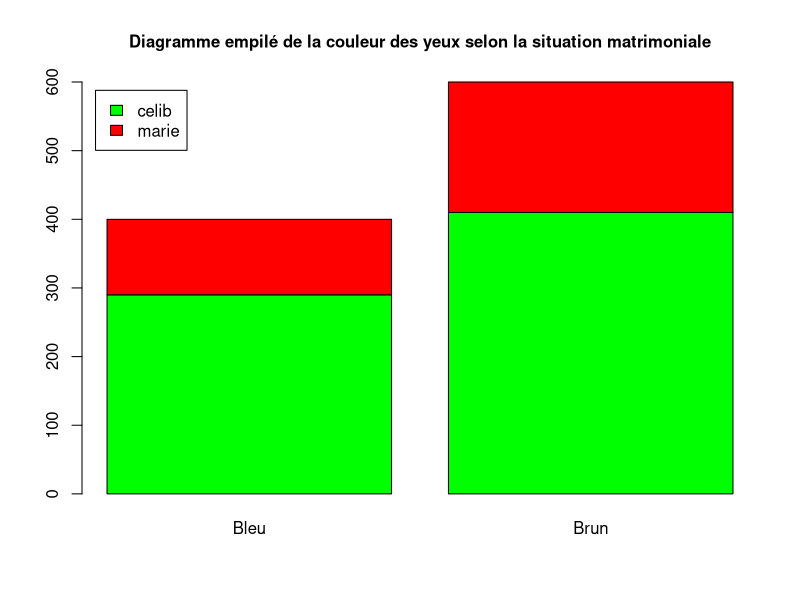
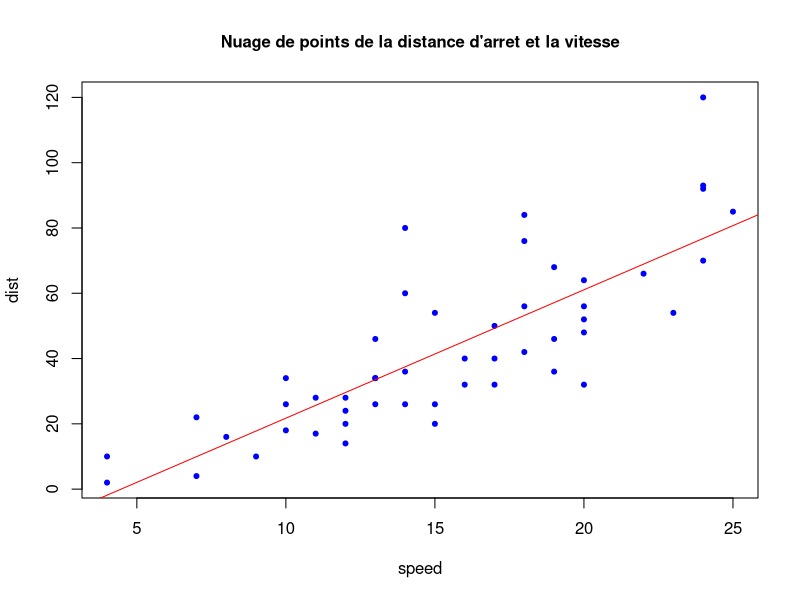

The R script that drew these images, in order:
## ---- chunk 1
library(knitr)
library(MASS)
## ---- chunk 2
data <- data.frame(BEPC = c(15,10,15,40), BAC = c(12,18,5,35), Licence
= c(3,4,8,15), Total = c(30,32,28,90))
rownames(data) <- c("Plus de 50 ans", "Entre 30 et 50 ans", "Moins de 30 ans", "Total")

kable(data,caption = "tableau de contingence de la classe d’âge croisé avec le diplôme") #1
## ---- chunk 3
#Tableau de contingence des fréquences
TCF = round(data/90,3)*100
kable(TCF,caption = "Tableau des fréquences croisées en pourcentage") #2
## ---- chunk 4
#profil ligne en pourcentage (derniere colonne que des 1)
PL = round(sweep(data, MARGIN=1,STATS = data[,4],FUN = "/")*100,2)
kable(PL,caption = "profils lignes en pourcentage") #3
## ---- chunk 5
#profil collone en fréquence (derniere ligne que des 1)

PC =round(sweep(data, MARGIN=2,STATS = t(data[4,]),FUN = "/")*100,2)
kable(PC,caption = "Profils collones en pourcentage") #4
## ---- chunk 6
chisq.test(data)
## ---- chunk 7
tableau <- matrix(c(290,410,110,190), ncol=2, byrow=TRUE)
colnames(tableau) <- c("Bleu","Brun")
rownames(tableau) <- c("Celib","Marie")
tableau <- as.table(tableau)


kable(tableau, caption = "Tableau de contingence de la Couleur des yeux et Etat matrimonial") #5
## ---- chunk 8

barplot(tableau, col = c("green","red"),  main = "Diagramme empilé de la couleur des yeux selon la situation matrimoniale", cex.main = 1)

legend("topleft", legend= c("celib","marie"), inset=.02,  fill=c("green","red"))
## ---- chunk 9
n <- margin.table(tableau) # effectif total

m1 <- margin.table(tableau,1) #lois marginale de l'état matrimonial

m2 <- margin.table(tableau,2) #lois marginale de la couleur des yeux

prop.table(tableau) #tableau de contingence en fréquence
## ---- chunk 10
kable(prop.table(tableau)*100, caption = "tableau de contingence en pourcentage") #6
## ---- chunk 11
#Tableau des effectifs tehorique 
tab0 <- as.array(m1) %*% t(as.array(m2))/n 
tab0 <- as.table(tab0)
kable(tab0,caption = "Tableau des effectifs tehorique") #7
## ---- chunk 12
summary(tableau)
## ---- chunk 13
summary(tab0)
## ---- chunk 14
tableau2 <- matrix(c(0,600,400,0), ncol=2, byrow=TRUE)
colnames(tableau2) <- c("Bleu","Brun")
rownames(tableau2) <- c("Celib","Marie")
tableau2 <- as.table(tableau2)
tableau2
## ---- chunk 15
chisq.test(tableau2)
## ---- chunk 16
#HairEyeColor;Titanic; UCBAdmissions
## ---- chunk 17
data(cars)
#?cars
names(cars)
dim(cars)
#Que représente ce jeu de données (attention aux unités) ?
#Comment doit-on appeler les variables ?
#Quelle est la taille de la matrice ? 
## ---- chunk 18
kable(head(cars),caption = "Extrait du jeu de donnée cars") #8
## ---- chunk 19
reg<-lm(dist~speed,cars)
## ---- chunk 20
# plot(cars)
# #Deux variable quanti, nuage de points RAS c'est bon !
# reg<-lm(dist~speed,cars)
# attributes(reg) #Sa carte d’identité
# summary(reg)
# anova(reg)
# #On retrouve la meme pvaluer et la meme statistique de test entre anova(reg) et summary(reg).
# names(reg)
# p =plot(reg)
#4 graphiqueson n’en connait qu’un, éventuellement deux (les graphiques 1 et 3) mais le 2 et le 4 sont sans doute inconnus.

#Le graphique 2 (QQ-plot) permet de vérifier l’hypothèse de normalité des résidus : si les points sont à peu près alignés en se confondant avec la première bissectrice des axes, on peut dire que les résidus suivent une loi normale.

#Le graphique 4 (Cook’s D) permet de repérer les points ń influents ż, c’est-à-dire ceux pour qui la régression linéaire est mal (ou pas) adaptée, parce qu’ils se situent trop loin de la droite de régression. Ces points sont repérés par de grandes valeurs du D de Cook

## ---- chunk 21

plot(cars, pch = 20, col="blue", 
     main ="Nuage de points de la distance d'arret et la vitesse", cex.main = 1)

abline(reg=reg,col="red") #ou abline(reg$coeff,col="yellow")
## ---- chunk 22
predict(reg,data.frame(speed=20)) 
## ---- chunk 23
id= predict(reg,data.frame(speed=20),interval = "confidence") #intervalle de confiance


paste("[",round(id[2],2),",",round(id[3],2),"]")
## ---- chunk 24
id= predict(reg,data.frame(speed=20),interval = "predict" ) #l'intervalle de prédiction

paste("[",round(id[2],2),",",round(id[3],2),"]")
## ---- chunk 25
#L’exemple cars est-il adapté à la sélection de modèles ? Oui
## ---- chunk 26
#?update
## ---- chunk 27
#?step
## ---- chunk 28

#cpus
